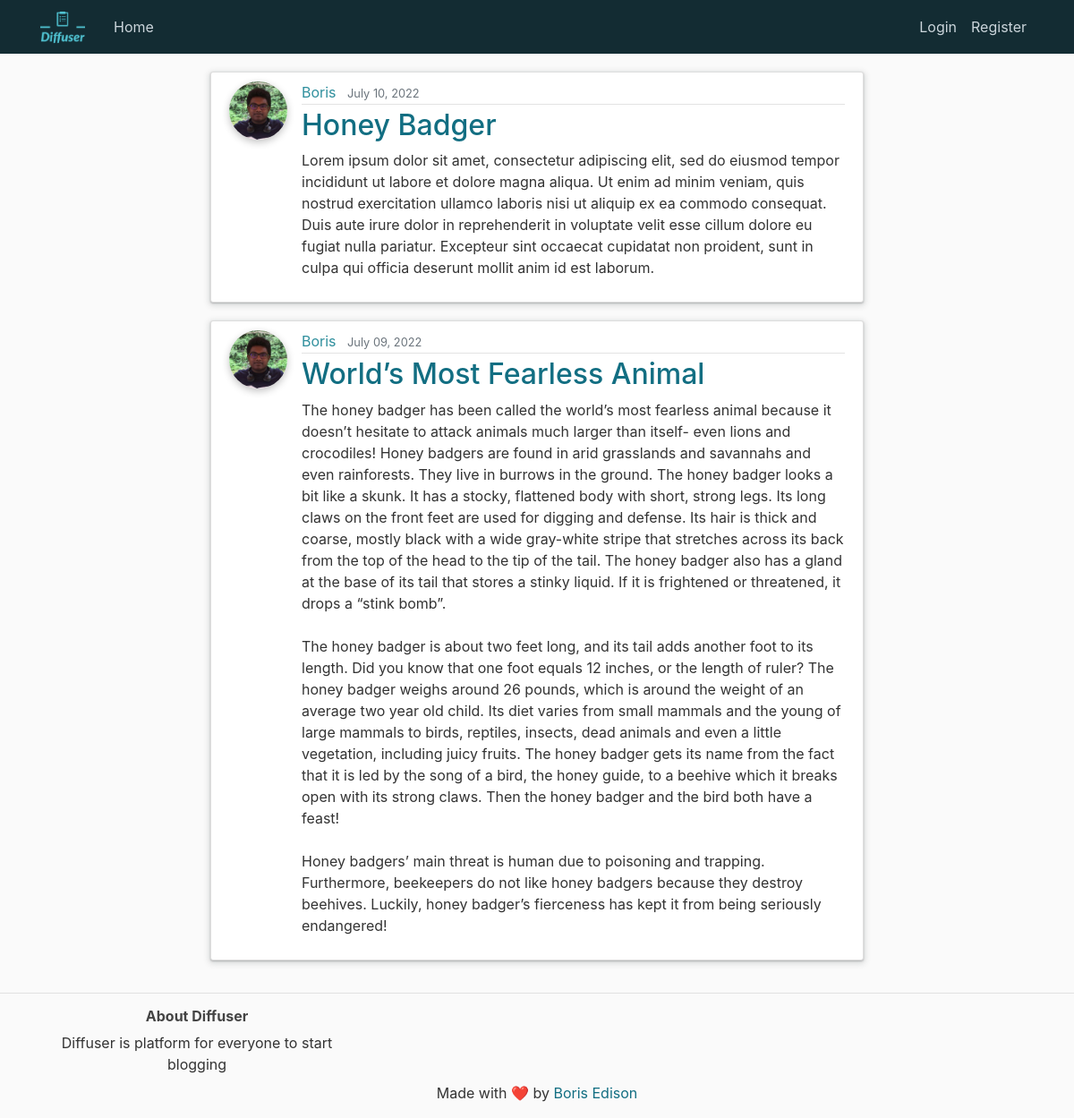
The page / on the database its author committed.
### blog/models.py (models this page shows, shortened)
class Post(models.Model):
    title = models.CharField(max_length=100)
    content = models.TextField()
    date_posted = models.DateTimeField(default = timezone.now)
    author = models.ForeignKey(User, on_delete = models.CASCADE)

### users/models.py (models this page shows, shortened)
class Profile(models.Model):
    user = models.OneToOneField(User, on_delete=models.CASCADE)
    image = models.ImageField(default='default.jpg', upload_to='profile_pics')

### blog/views.py (the view)
# urls.py: path('',PostListView.as_view(), name = 'blog-home'),
class PostListView(ListView):
    model = Post
    template_name = 'blog/home.html'    # <app>/<model>_<viewtype>.html
    context_object_name = 'posts'
    ordering = ['-date_posted']
    paginate_by = 10

### blog/templates/blog/home.html (shortened to what this page needs)
{% extends "blog/base.html" %}
{% block latestContent %}
<div class="tab-pane fade show active" id="latest" role="tabpanel" aria-labelledby="v-pills-latest-tab">
  {% for post in posts %}
  <article class="media content-section">
    <img class="rounded-circle article-img" src="{{post.author.profile.image.url}}">
      <div class="media-body">
        <div class="article-metadata">
          <a class="mr-2" style="color: #2F8F9D !important;" href="{% url 'user-posts' post.author.username %}">{{ post.author }}</a>
          <small class="text-muted">{{ post.date_posted|date:"F d, Y" }}</small>
        </div>
        <h2><a class="article-title" href="{% url 'post-detail' post.id %}">{{ post.title }}</a></h2>
        <p class="article-content">{{ post.content }}</p>
      </div>
  </article>
  {% endfor %}
</div>
{% endblock %}

### blog/templates/blog/base.html (shortened to what this page needs)
{% load static %}
<!DOCTYPE html>
<html>
<head>
    <link rel="stylesheet" href="https://cdn.jsdelivr.net/npm/bootstrap@4.0.0/dist/css/bootstrap.min.css">
    <link rel="stylesheet" href="{% static 'blog/styles.css' %}">
</head>
<body>
    <header class="site-header">
        <nav class="navbar navbar-expand-md shadow-lg navbar-dark bg-steel fixed-top pt-0 pb-0">
            <div class="container">
            <a class="navbar-brand mr-4" href="{% url 'blog-home' %}">
              <img src="{% static 'blog/logo/logo.png' %}" class=" me-2" width="50" height="50" alt="{{user.first_name}}" >
            </a>
            <div class="collapse navbar-collapse" id="navbarToggle">
                <div class="navbar-nav mr-auto">
                <a class="nav-item nav-link" href="{% url 'blog-home' %}">Home</a>
                </div>
                <div class="navbar-nav">
                {% if user.is_authenticated %}
                  <a class="nav-item nav-link" href="{% url 'logout' %}">Logout</a>
                {% else %}
                  <a class="nav-item nav-link" href="{% url 'login' %}">Login</a>
                  <a class="nav-item nav-link" href="{% url 'register' %}">Register</a>
                {% endif %}
                </div>
            </div>
            </div>
        </nav>
    </header>
    <main role="main" class="container">
        <div class="row d-flex justify-content-center">
          <div class="col-md-8">
            {% block latestContent %}
            {% endblock %}
          </div>
        </div>
    </main>
  <div id="about">
    <footer class="site-footer">
      <hr class="mb-3">
      <div class="container">
        <div class="row">
          <div class="col-lg-4 col-md-4 col-sm-4">
              <div class="text-center">
                <h6 class="fw-bold"><b>About Diffuser</b></h6>
                <p class="copyright-text mb-2">Diffuser is platform for everyone to start blogging</p>
              </div>
          </div>
          <div class="col-4 d-xs-none">
          </div>
          <div class="col-lg-4 col-md-4 col-sm-4 col-xs-2 d-flex justify-content-center align-items-center">
          </div>
        </div>
      </div>
      <div class="row" style="margin-right: 0; margin-left: 0">
        <div class="col-12 d-flex justify-content-center">
          <p class="">Made with ❤️ by
            <a class="contrib-link" href="https://www.linkedin.com/in/borisedison/" target="_blank">Boris Edison</a>
          </p>
        </div>
      </div>
    </footer>
  </div>
</body>
</html>

### blog/static/blog/styles.css (style rules this page uses)
body { background: #fafafa; color: #333333; margin-top: 5rem; }
h1, h2, h3, h4, h5, h6 { color: #444444; }
.bg-steel { background-color: #132C33; }
.site-header .navbar-nav .nav-link { color: #cbd5db; }
.content-section { background: #ffffff; padding: 10px 20px; border: 1px solid #dddddd; border-radius: 3px; margin-bottom: 20px; box-shadow: rgba(60, 64, 67, 0.3) 0px 1px 2px 0px, rgba(60, 64, 67, 0.15) 0px 2px 6px 2px; }
.article-title { color: #126E82; }
.article-content { white-space: pre-line; }
.article-img { height: 65px; width: 65px; margin-right: 16px; box-shadow: rgba(0, 0, 0, 0.24) 0px 3px 8px !important; }
.article-metadata { padding-bottom: 1px; margin-bottom: 4px; border-bottom: 1px solid #e3e3e3 }
.contrib-link { text-decoration: none !important; color: #126E82 !important; }

### rows shown on the page
Post: author.profile.image (picture), author "Boris", date_posted "July 10, 2022", title "Honey Badger", content "Lorem ipsum dolor sit amet, consectetur adipiscing elit, sed do eiusmod tempor incididunt ut labore et dolore magna aliqua. Ut enim ad minim veniam, quis nostrud exercitation ullamco laboris nisi ut aliquip ex ea commodo consequat. Duis aute irure dolor in reprehenderit in voluptate velit esse cillum dolore eu fugiat nulla pariatur. Excepteur sint occaecat cupidatat non proident, sunt in culpa qui officia deserunt mollit anim id est laborum."
Post: author.profile.image (picture), author "Boris", date_posted "July 09, 2022", title "World’s Most Fearless Animal", content "The honey badger has been called the world’s most fearless animal because it doesn’t hesitate to attack animals much larger than itself- even lions and crocodiles! Honey badgers are found in arid grasslands and savannahs and even rainforests. They live in burrows in the ground. The honey badger looks a bit like a skunk. It has a stocky, flattened body with short, strong legs. Its long claws on the front feet are used for digging and defense. Its hair is thick and coarse, mostly black with a wide gray-white stripe that stretches across its back from the top of the head to the tip of the tail. The honey badger also has a gland at the base of its tail that stores a stinky liquid. If it is…"
